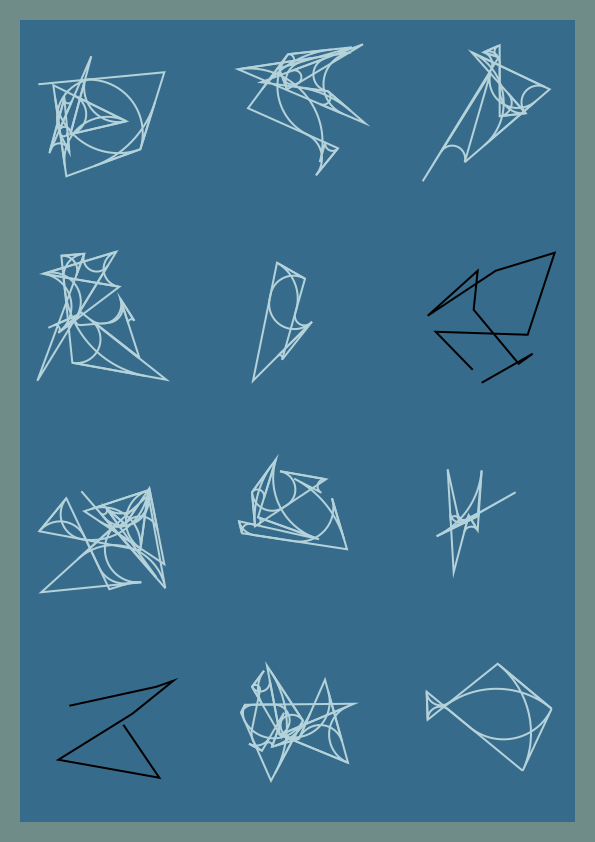

Source code (Julia):
## 
using Luxor, Colors

## vars
canvas_width = paper_sizes["A4"][2]
canvas_height = paper_sizes["A4"][1]

bg_color = colorant"#376B8C"
ln_color = colorant"#B4D2D9"
ln_color2 = colorant"#000000"
border_color = colorant"#708C89"

##

Drawing(canvas_height,canvas_width, "start/anotherdayintheoffice/anotherdayintheoffice.png")
origin()
background(bg_color)

tiles = Tiler(canvas_height,canvas_width, 4,3, margin = 10)

for (pos, n) in tiles
    sethue(ln_color)
    gsave()
    translate(pos)
    if rand(1:16) == n 
        #sethue(box_color)
        #box(pos, tiles.tilewidth, tiles.tileheight, :stroke)
        sethue(ln_color2)
        p = [Point(rand(-tiles.tileheight/3:tiles.tileheight/3), rand(-tiles.tileheight/3:tiles.tileheight/3)) for i in 1:rand(5:20)]
        pp = poly(p, :stroke)
        grestore()
        continue
    end

    p = [Point(rand(-tiles.tileheight/3:tiles.tileheight/3), rand(-tiles.tileheight/3:tiles.tileheight/3)) for i in 1:rand(5:20)]
    pp = poly(p, :stroke)
    polysmooth(pp, 100, :stroke)
    grestore()

end

setline(40)
sethue(border_color)
box(O, canvas_height, canvas_width, :stroke)

finish()
preview() 
